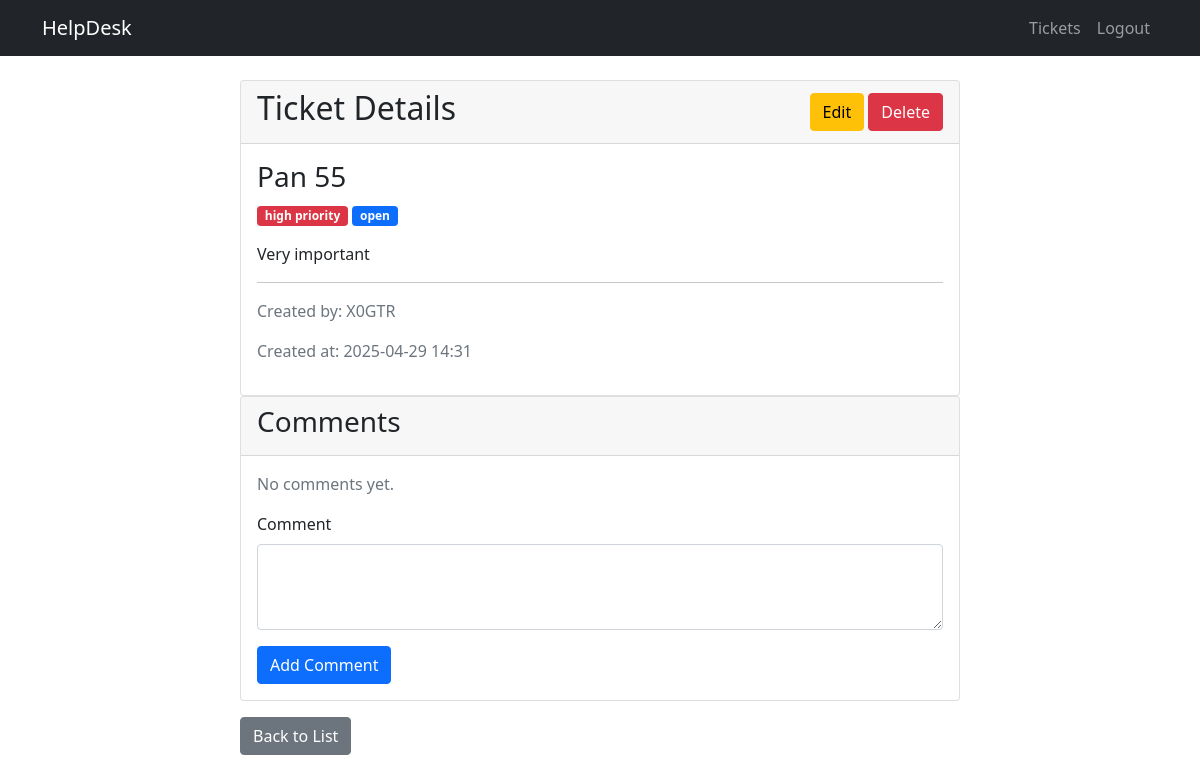
/tickets/3 (signed in), run on an earlier commit of the app's database.
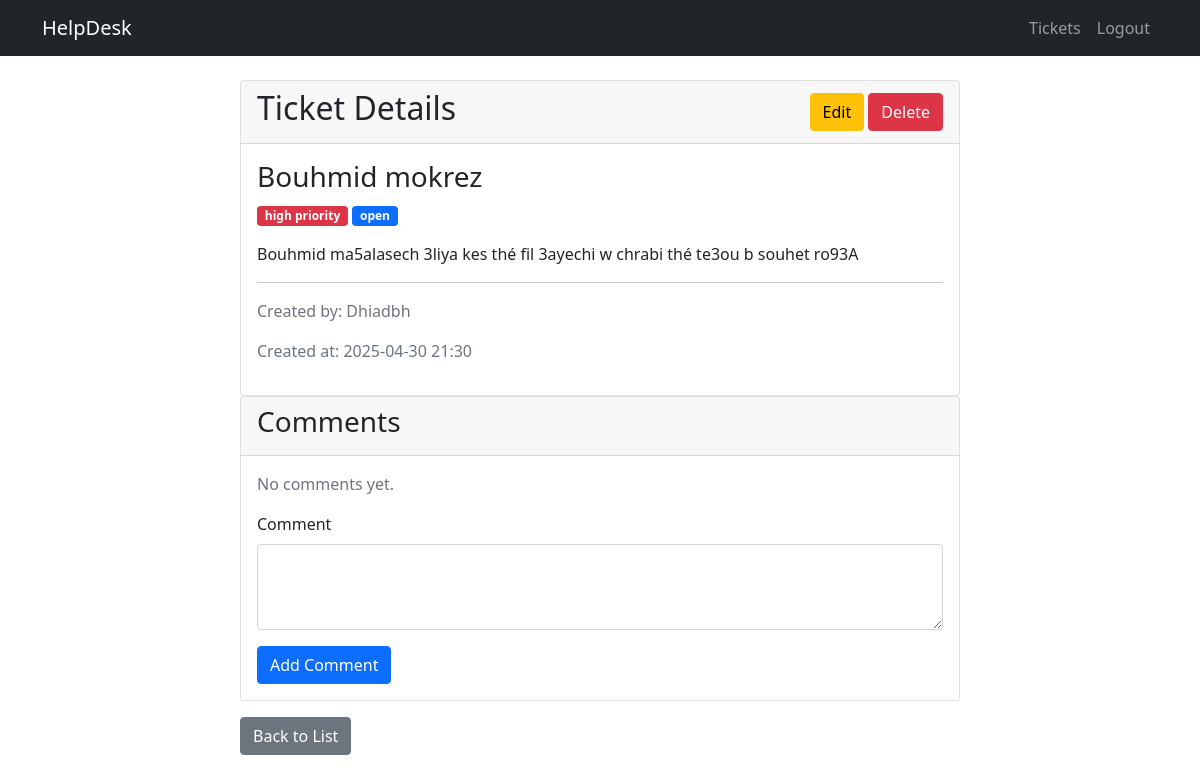
And on a later commit of the database.
### app/models.py (models this page shows, shortened)
class Ticket(db.Model):
    id = db.Column(db.Integer, primary_key=True)
    title = db.Column(db.String(100), nullable=False)
    description = db.Column(db.Text, nullable=False)
    status = db.Column(db.String(20), default='open')
    priority = db.Column(db.String(20), default='medium')
    created_at = db.Column(db.DateTime, default=datetime.now)
    updated_at = db.Column(db.DateTime, default=datetime.now, onupdate=datetime.now)
    author_id = db.Column(db.Integer, db.ForeignKey('user.id'), nullable=False)
    assigned_to = db.Column(db.Integer, db.ForeignKey('user.id'))
    comments = db.relationship('Comment', backref='ticket', lazy='dynamic', cascade='all, delete-orphan')

class User(UserMixin, db.Model):
    id = db.Column(db.Integer, primary_key=True)
    username = db.Column(db.String(64), unique=True, nullable=False)
    email = db.Column(db.String(120), unique=True, nullable=False)
    password_hash = db.Column(db.String(128))
    is_admin = db.Column(db.Boolean, default=False)
    created_at = db.Column(db.DateTime, default=datetime.now)
    tickets_created = db.relationship('Ticket', backref='author', lazy='dynamic', foreign_keys='Ticket.author_id')
    tickets_assigned = db.relationship('Ticket', backref='assigned_user', lazy='dynamic', foreign_keys='Ticket.assigned_to')
    comments = db.relationship('Comment', backref='author', lazy='dynamic')

### app/routes/tickets.py (the view)
@bp.route('/tickets/<int:id>')
@login_required
def view_ticket(id):
    ticket = Ticket.query.get_or_404(id)
    form = CommentForm()
    return render_template('tickets/view.html', ticket=ticket, form=form)

### app/forms.py
class CommentForm(FlaskForm):
    content = TextAreaField('Comment', validators=[DataRequired()])
    submit = SubmitField('Add Comment')

### app/__init__.py (called while the page is built)
def create_app(config_class=Config):
    app = Flask(__name__)
    app.config.from_object(config_class)
    db.init_app(app)
    login_manager.init_app(app)
    from app.routes.main import bp as main_bp
    from app.routes.auth import bp as auth_bp
    from app.routes.tickets import bp as tickets_bp
    app.register_blueprint(main_bp)
    app.register_blueprint(auth_bp)
    app.register_blueprint(tickets_bp)
    @login_manager.user_loader
    def load_user(id):
        from app.models import User
        return User.query.get(int(id))
    return app

### app/templates/tickets/view.html (shortened to what this page needs)
{% extends "base.html" %} {% block title %}View Ticket{% endblock %} {% block
    content %}
    <div class="container">
      <div class="row">
        <div class="col-md-8 offset-md-2">
          <div class="card">
            <div
              class="card-header d-flex justify-content-between align-items-center"
            >
              <h2>Ticket Details</h2>
              <div>
                 {% if
                current_user.is_admin %}
                <a
                  href="{{ url_for('tickets.update_ticket', id=ticket.id) }}"
                  class="btn btn-warning"
                  >Edit</a
                >
                <a
                  href="{{ url_for('tickets.delete_ticket', id=ticket.id) }}"
                  class="btn btn-danger"
                  onclick="return confirm('Are you sure you want to delete this ticket?');"
                  >Delete</a
                >
                {% endif %}
              </div>
            </div>
            <div class="card-body">
              <h3 class="card-title">{{ ticket.title }}</h3>
              <div class="mb-3">
                <span
                  class="badge bg-{{ 'danger' if ticket.priority == 'high' else 'warning' if ticket.priority == 'medium' else 'info' }}"
                >
                  {{ ticket.priority }} priority
                </span>
                <span
                  class="badge bg-{{ 'success' if ticket.status == 'closed' else 'primary' }}"
                >
                  {{ ticket.status }}
                </span>
              </div>
              <p class="card-text">{{ ticket.description }}</p>
              <hr />
              <div class="text-muted">
                <p>Created by: {{ ticket.author.username }}</p>
                <p>
                  Created at: {{ ticket.created_at.strftime('%Y-%m-%d %H:%M') }}
                </p>
              </div>
            </div>
          </div>
          <div class="card">
            <div class="card-header">
              <h3>Comments</h3>
            </div>
            <div class="card-body">
               {% if ticket.comments.all() %} {% for
              comment in ticket.comments %}
              <div class="card mb-2">
                <div class="card-body">
                  <p>{{ comment.content }}</p>
                  <small class="text-muted">
                    By {{ comment.author.username }} at {{
                    comment.created_at.strftime('%Y-%m-%d %H:%M') }}
                  </small>
                </div>
              </div>
              {% endfor %} {% else %}
              <p class="text-muted">No comments yet.</p>
              {% endif %}
              <form
                method="POST"
                action="{{ url_for('tickets.add_comment', ticket_id=ticket.id) }}"
              >
                <div class="mb-3">
                  {{ form.content.label(class="form-label") }} {{
                  form.content(class="form-control", rows="3") }}
                </div>
                {{ form.submit(class="btn btn-primary") }}
              </form>
            </div>
          </div>
          <div class="mt-3">
            <a
              href="{{ url_for('tickets.list_tickets') }}"
              class="btn btn-secondary"
              >Back to List</a
            >
          </div>
        </div>
      </div>
    </div>
    {% endblock %}

What changed in the data, as far as the page shows it:
no longer on this page (row unchanged): User: author.username "X0GTR"
changed Ticket "high": title "Pan 55" → "Bouhmid mokrez"; description "Very important" → "Bouhmid ma5alasech 3liya kes thé fil 3ayechi w chrabi thé te3ou b souhet ro93A"; created_at "2025-04-29 14:31" → "2025-04-30 21:30"
added User: author.username "Dhiadbh"
